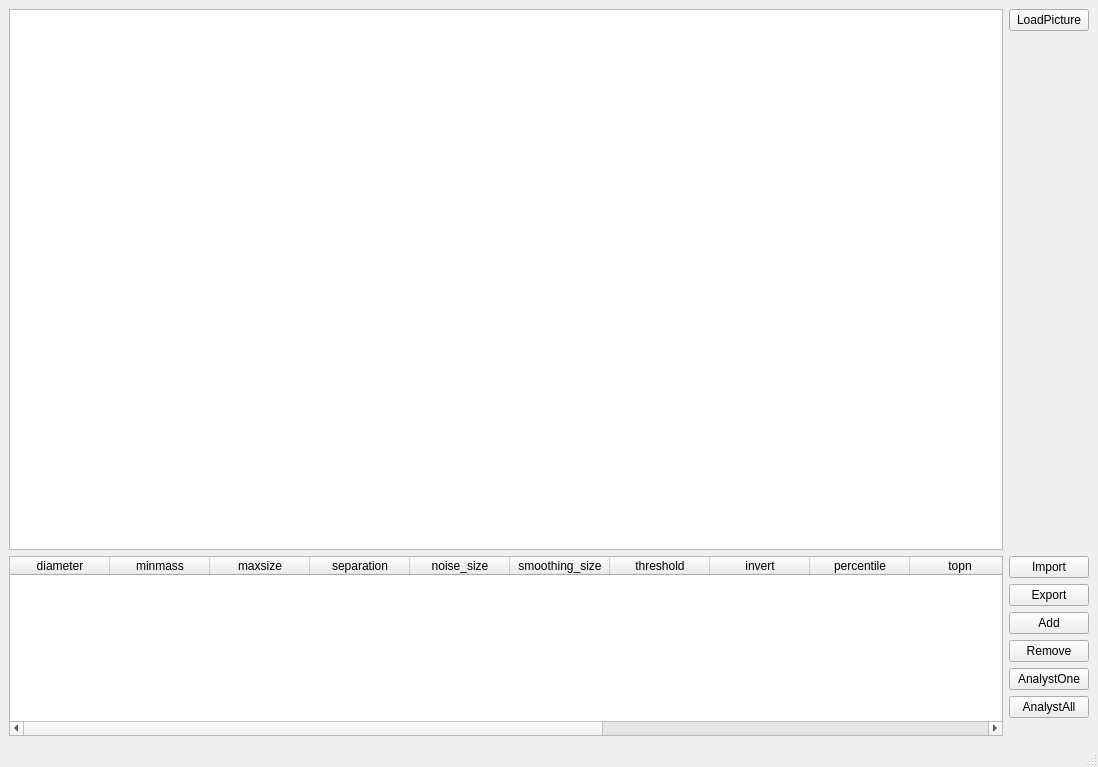
<?xml version="1.0" encoding="UTF-8"?>
<ui version="4.0">
 <class>MainWindow</class>
 <widget class="QMainWindow" name="MainWindow">
  <property name="geometry">
   <rect>
    <x>0</x>
    <y>0</y>
    <width>1098</width>
    <height>767</height>
   </rect>
  </property>
  <property name="windowTitle">
   <string>MainWindow</string>
  </property>
  <widget class="QWidget" name="centralwidget">
   <layout class="QVBoxLayout" name="verticalLayout_3" stretch="3,1">
    <item>
     <layout class="QHBoxLayout" name="horizontalLayout">
      <item>
       <widget class="QGraphicsView" name="graphicsView"/>
      </item>
      <item>
       <layout class="QVBoxLayout" name="verticalLayout">
        <item>
         <widget class="QPushButton" name="btnLoad">
          <property name="text">
           <string>LoadPicture</string>
          </property>
         </widget>
        </item>
        <item>
         <spacer name="verticalSpacer">
          <property name="orientation">
           <enum>Qt::Vertical</enum>
          </property>
          <property name="sizeHint" stdset="0">
           <size>
            <width>20</width>
            <height>40</height>
           </size>
          </property>
         </spacer>
        </item>
       </layout>
      </item>
     </layout>
    </item>
    <item>
     <layout class="QHBoxLayout" name="horizontalLayout_2">
      <item>
       <widget class="QTableWidget" name="tableWidget">
        <property name="selectionBehavior">
         <enum>QAbstractItemView::SelectRows</enum>
        </property>
        <attribute name="horizontalHeaderStretchLastSection">
         <bool>true</bool>
        </attribute>
        <attribute name="verticalHeaderVisible">
         <bool>false</bool>
        </attribute>
        <column>
         <property name="text">
          <string>diameter</string>
         </property>
        </column>
        <column>
         <property name="text">
          <string>minmass</string>
         </property>
        </column>
        <column>
         <property name="text">
          <string>maxsize</string>
         </property>
        </column>
        <column>
         <property name="text">
          <string>separation</string>
         </property>
        </column>
        <column>
         <property name="text">
          <string>noise_size</string>
         </property>
        </column>
        <column>
         <property name="text">
          <string>smoothing_size</string>
         </property>
        </column>
        <column>
         <property name="text">
          <string>threshold</string>
         </property>
        </column>
        <column>
         <property name="text">
          <string>invert</string>
         </property>
        </column>
        <column>
         <property name="text">
          <string>percentile</string>
         </property>
        </column>
        <column>
         <property name="text">
          <string>topn</string>
         </property>
        </column>
        <column>
         <property name="text">
          <string>preprocess</string>
         </property>
        </column>
        <column>
         <property name="text">
          <string>max_iterations</string>
         </property>
        </column>
        <column>
         <property name="text">
          <string>filter_before</string>
         </property>
        </column>
        <column>
         <property name="text">
          <string>filter_after</string>
         </property>
        </column>
        <column>
         <property name="text">
          <string>characterize</string>
         </property>
        </column>
       </widget>
      </item>
      <item>
       <layout class="QVBoxLayout" name="verticalLayout_2">
        <item>
         <widget class="QPushButton" name="btnImport">
          <property name="text">
           <string>Import</string>
          </property>
         </widget>
        </item>
        <item>
         <widget class="QPushButton" name="btnExport">
          <property name="text">
           <string>Export</string>
          </property>
         </widget>
        </item>
        <item>
         <widget class="QPushButton" name="btnAdd">
          <property name="text">
           <string>Add</string>
          </property>
         </widget>
        </item>
        <item>
         <widget class="QPushButton" name="btnRemove">
          <property name="text">
           <string>Remove</string>
          </property>
         </widget>
        </item>
        <item>
         <widget class="QPushButton" name="btnAnalystOne">
          <property name="text">
           <string>AnalystOne</string>
          </property>
         </widget>
        </item>
        <item>
         <widget class="QPushButton" name="btnAnalystAll">
          <property name="text">
           <string>AnalystAll</string>
          </property>
         </widget>
        </item>
        <item>
         <spacer name="verticalSpacer_2">
          <property name="orientation">
           <enum>Qt::Vertical</enum>
          </property>
          <property name="sizeHint" stdset="0">
           <size>
            <width>20</width>
            <height>40</height>
           </size>
          </property>
         </spacer>
        </item>
       </layout>
      </item>
     </layout>
    </item>
   </layout>
  </widget>
  <widget class="QMenuBar" name="menubar">
   <property name="geometry">
    <rect>
     <x>0</x>
     <y>0</y>
     <width>1098</width>
     <height>23</height>
    </rect>
   </property>
  </widget>
  <widget class="QStatusBar" name="statusbar"/>
 </widget>
 <resources/>
 <connections/>
</ui>
